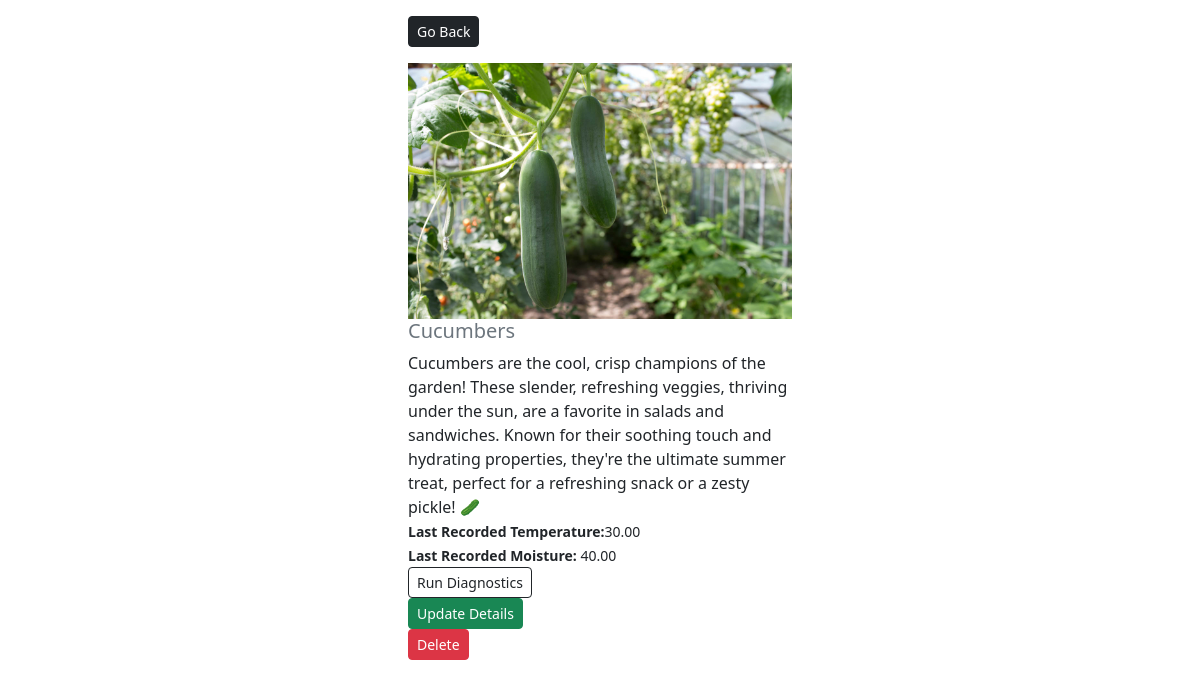
The page /mygreenhouse/crop-detail/2/ on the database its author committed.
### crops/models.py (models this page shows, shortened)
class Crop(models.Model):
    name = models.CharField(max_length=100)
    description = models.TextField(max_length=300)
    image = models.ImageField(null=False, blank=False, upload_to='images/')
    temperature = models.DecimalField(max_digits=4, decimal_places=2)
    moisture = models.DecimalField(max_digits=4, decimal_places=2)
    class Meta:
        ordering = ['name']

### crops/views.py (the view)
# urls.py: path('crop-detail/<str:id>/', views.crop_detail, name='crop-detail'),
def crop_detail(request, id):
    crop = Crop.objects.get(pk=id)
    context = {'crop': crop}
    return render(request, 'crops/crop-detail.html', context)

### crops/templates/crops/crop-detail.html
{% extends 'crops/base.html' %}
{% load static %}
{% block content %}
    <div class="row justify-content-center">
        <div class="col-md-4">
            <div class="">
                <a href="{% url 'home' %}" class="my-3 btn btn-dark btn-sm">Go Back</a>
            </div>
            <div style="height: 90vh">
                <img class="img-fluid text-center" style="max-width: 100%; max-height: 100%" src="{{ crop.image.url }}" alt="image gone">
                <h5 class="text-muted"> {{ crop.name }} </h5>
                <quote>{{ crop.description }}</quote><br>
                <small><b>Last Recorded Temperature:</b>{{crop.temperature}}</small><br>
                <small><b>Last Recorded Moisture:</b> {{ crop.moisture }}</small><br>
                <a href="{% url 'diagnostics' %}" class="btn btn-outline-dark btn-sm">Run Diagnostics</a><br>
                <a href="{% url 'edit-crop' crop.id %}" class="btn btn-success btn-sm">Update Details</a><br>
                <a href="{% url 'delete-crop' crop.id %}" class="btn btn-danger btn-sm">Delete</a><br>
            </div>
        </div>
    </div>
{% endblock %}

### crops/templates/crops/base.html (shortened to what this page needs)
<!DOCTYPE html>
<html lang="en">
<head>
    <link href="https://cdn.jsdelivr.net/npm/bootstrap@5.2.0/dist/css/bootstrap.min.css" rel="stylesheet">
</head>
<body>
    {% block content %}
    {% endblock %}
</body>
</html>

### rows shown on the page
Crop: image (picture), name "Cucumbers", description "Cucumbers are the cool, crisp champions of the garden! These slender, refreshing veggies, thriving under the sun, are a favorite in salads and sandwiches. Known for their soothing touch and hydrating properties, they're the ultimate summer treat, perfect for a refreshing snack or a zesty pickle! 🥒", temperature "30.00", moisture "40.00"
